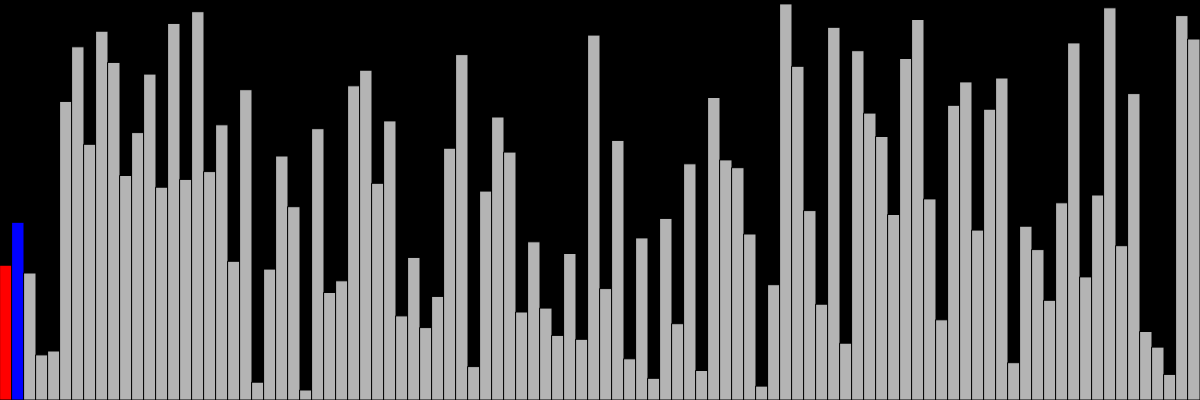
Frame 1 (no input)
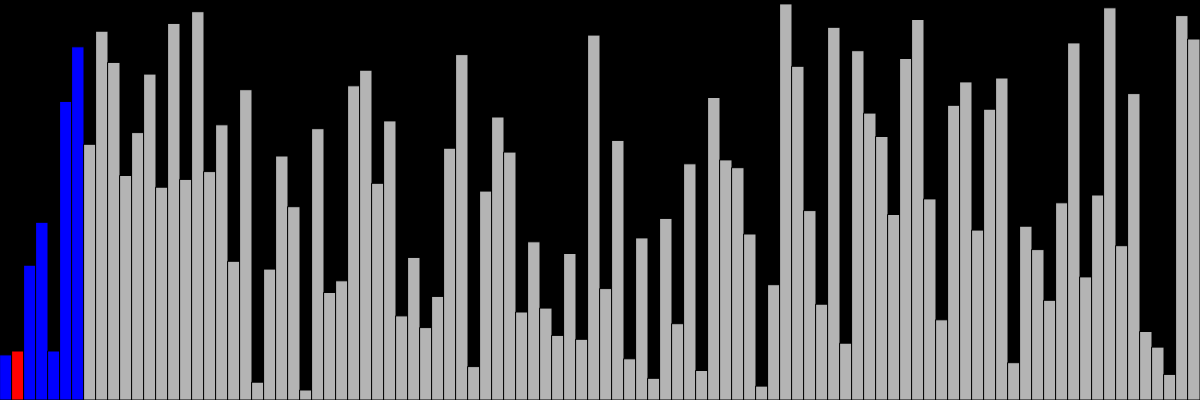
Frame 60 (no input)
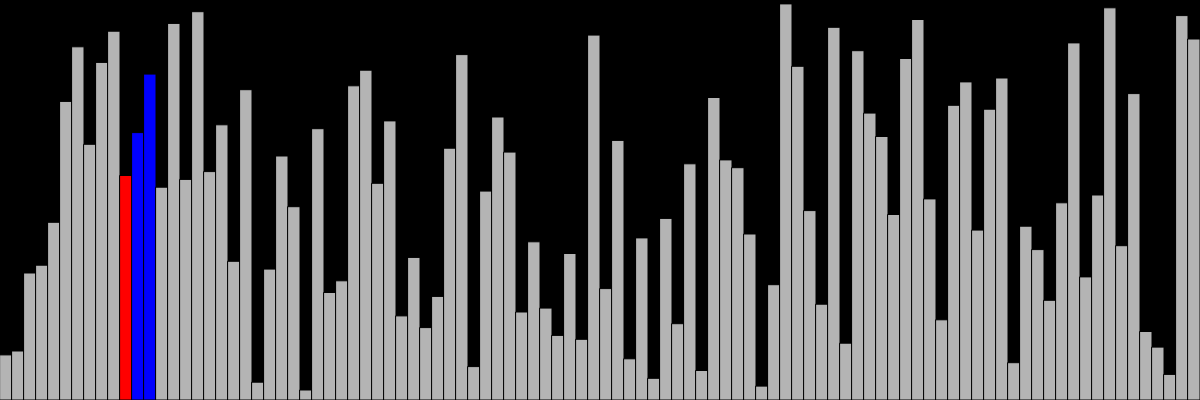
Frame 120 (the mouse pressed at the canvas centre since frame 60)

The p5.js sketch that drew these frames (run headless with seeded random() and noise() and a simulated clock; from frame 60 on, the mouse is pressed at the canvas centre):

// p5.js sketch
// ── sketch.js
//Controls
let cWidth = 1200, cHeight = 400;
const size = 100;
let sleepTime = 50;

let values = new Array(size);
let state = new Array(size);
let finished = false;

function setup()
{
	createCanvas(cWidth, cHeight);
	const low = 10, high = cHeight;
	for (let i = 0; i < size; ++i)
	{
		// values[i] = int(random(low, high))
		values[i] = low + (high - low) * i / size;
		state[i] = 0;
	}
	shuffle(values);
	display();
	const SORT = async () =>
	{
		await mergesort(values);
		finished = true;
	}
	SORT();
}

function draw()
{
	display();
}

const w = cWidth / size;
function display()
{
	background(0)
	if (finished)
	{
		fill(0, 255, 0)
		for (let i = 0; i < size; ++i)
			rect(w * i, height - values[i], w, values[i])
		noLoop();
		return;
	}

	for (let i = 0; i < size; ++i)
	{
		switch (state[i])
		{
			case 1: //current element
				fill(255, 0, 0);
				break;
			case 2: //current range [l, r]
				fill(0, 0, 255);
				break;
			default:
				fill(180);
				break;
		}
		rect(w * i, height - values[i], w, values[i])
	}
}

async function merge(a, l, mid, r)
{

	for (let i = l; i <= r; ++i)
		state[i] = 2;

	let n1 = mid - l + 1, n2 = r - mid;
	let left = new Array(n1);
	let right = new Array(n2);

	for (let i = 0; i < n1; ++i)
		left[i] = a[l + i];
	for (let i = 0; i < n2; ++i)
		right[i] = a[mid + 1 + i];

	let i = 0, j = 0, k = l;
	while (i < n1 && j < n2)
	{
		state[k] = 1;
		if (left[i] <= right[j])
			a[k++] = left[i++];
		else
			a[k++] = right[j++];
		await sleep(sleepTime);
		state[k - 1] = 2;
	}
	while (i < n1)
	{
		state[k] = 1;
		a[k++] = left[i++];
		await sleep(sleepTime);
		state[k - 1] = 2;
	}
	while (j < n2)
	{
		state[k] = 1;
		a[k++] = right[j++];
		await sleep(sleepTime);
		state[k - 1] = 2;
	}
	for (let i = l; i <= r; ++i)
		state[i] = 0;
}

async function mergesort(a, l = 0, r = values.length - 1)
{
	if (l >= r) return;

	let mid = int(l + (r - l) / 2);
	await mergesort(a, l, mid);
	await mergesort(a, mid + 1, r);
	await merge(a, l, mid, r);
}

function sleep(ms)
{
	return new Promise(resolve => setTimeout(resolve, ms));
}

//Fisher-Yates Algorithm
const shuffle = array =>
{
	for (let i = array.length - 1; i > 0; i--)
	{
		const j = Math.floor(Math.random() * (i + 1));
		const temp = array[i];
		array[i] = array[j];
		array[j] = temp;
	}
}
